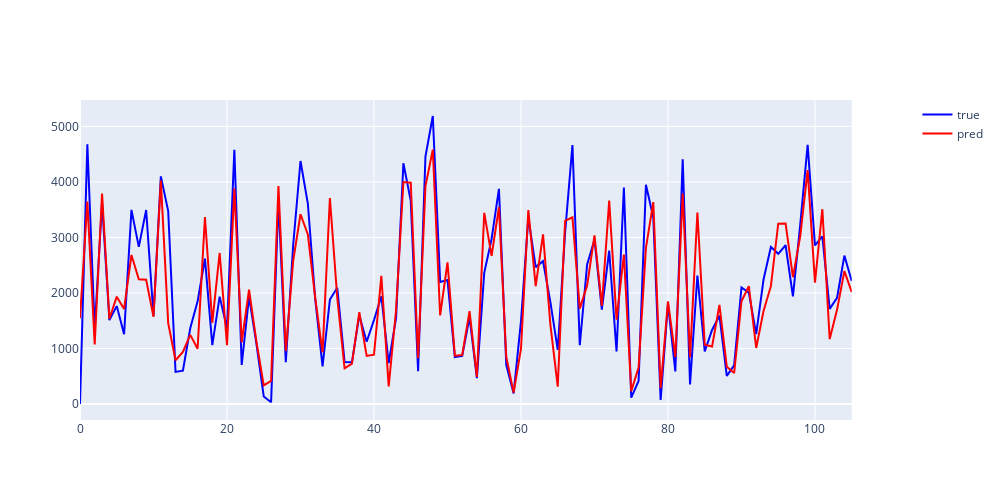

Notebook cell for this chart:
### Code cell
df_need_1, df_need_2 = load_data("./마지막데이터/NewREC1_power_weather_df.csv")
%run ./make_model.ipynb
